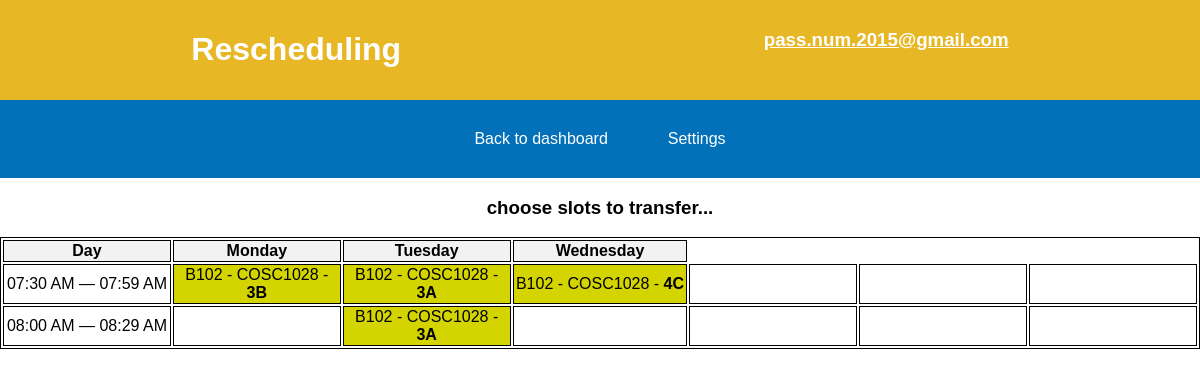
The page /room/transfer.php (signed in) on the database its author committed.
### tables this page shows
CREATE TABLE `room_schedules` (
  `id` int(11) NOT NULL AUTO_INCREMENT,
  `start` time NOT NULL,
  `end` time NOT NULL,
  `reserver` varchar(150) NOT NULL,
  `is_fixed` tinyint(1) NOT NULL,
  `day_of_week` varchar(10) DEFAULT NULL,
  `subject_code` varchar(25) DEFAULT NULL,
  `room_code` varchar(10) DEFAULT NULL,
  `teacher_first_name` varchar(150) DEFAULT NULL,
  `teacher_last_name` varchar(150) DEFAULT NULL,
  `year_section` varchar(10) DEFAULT NULL,
  PRIMARY KEY (`id`),
  KEY `fk_reserver` (`reserver`),
  KEY `fk_room_schedules_subjects` (`subject_code`),
  KEY `fk_room_schedules_room_code` (`room_code`),
  KEY `fk_teacher_first_name` (`teacher_first_name`),
  KEY `fk_teacher_last_name` (`teacher_last_name`),
  KEY `idx_room_schedules_id` (`id`),
  CONSTRAINT `fk_reserver` FOREIGN KEY (`reserver`) REFERENCES `teachers` (`email`),
  CONSTRAINT `fk_room_schedules_room_code` FOREIGN KEY (`room_code`) REFERENCES `room` (`code`),
  CONSTRAINT `fk_room_schedules_subjects` FOREIGN KEY (`subject_code`) REFERENCES `subjects` (`code`),
  CONSTRAINT `fk_teacher_first_name` FOREIGN KEY (`teacher_first_name`) REFERENCES `teachers` (`first_name`),
  CONSTRAINT `fk_teacher_last_name` FOREIGN KEY (`teacher_last_name`) REFERENCES `teachers` (`last_name`)
);

### functions.php (called while the page is built, shortened)
<?php
    function getTimeSlots($rows2) {
        $return = array();
        foreach ($rows2 as $rowVal) {
            $toConvert = $rowVal['day_of_week']. ' - '.convertTime($rowVal['start']) . ' — ' . convertTime($rowVal['end']);
            $return[] = array(
                'cell_value' => $toConvert,
                'cell_day' => $rowVal['day_of_week'],
                'cell_start_end' => convertTime($rowVal['start']) . ' — ' . convertTime($rowVal['end']),
                'cell_code' => $rowVal['subject_code'],
                'cell_room' => $rowVal['room_code'],
                'first_name' => $rowVal['teacher_first_name'],
                'last_name' => $rowVal['teacher_last_name'],
                'room_schedule_id' => $rowVal['id'],
                'year_section' => $rowVal['year_section']
            );
        }
        return $return;
    }
    function convertTime($time) {
        $formattedTime = DateTime::createFromFormat('H:i:s', $time)->format('h:i A');
        return $formattedTime;
    }
    function updateData($token, $email) {
        include 'connect_db.php';
        $query = "SELECT code, floor_level, has_projector, seat_count, 'type' FROM room;";
        $query2 = "SELECT id, year_section, start, end, reserver, is_fixed, day_of_week, subject_code, room_code, teacher_first_name, teacher_last_name FROM room_schedules WHERE reserver = ?";
        $query3 = "SELECT id, year_section, start, end, reserver, is_fixed, day_of_week, subject_code, room_code, teacher_first_name, teacher_last_name FROM room_schedules";
        $stmt2 = $connect->prepare($query2);
        $stmt3 = $connect->query($query3);
        $stmt = $connect->query($query);
        if ($stmt && $stmt2->execute([$email]) && $stmt3) {
            $_SESSION['allRoomSchedule'] = $stmt3->fetchAll(PDO::FETCH_ASSOC);
        }
    }
?>

### room/transfer.php (the view, shortened to what this page needs)
<?php
include '../functions.php';
updateData($_SESSION['token'], $_SESSION['email']);
?>
<!DOCTYPE html>
<html lang="en">
<head>
    <link rel="stylesheet" href="../styles3.css">
</head>
<body>
    <div>
        <header>
            <h1>Rescheduling</h1>
            <h3><a href="./user/setting.php"><?php echo $_SESSION['email']?></a></h3>
        </header>
        <nav class="secondary-nav" id="secondary-nav">
            <div class='nav-nav'>
                <a href="../teacher/index.php">Back to dashboard</a>
                <a href="#">Settings</a>
            </div>
        </nav>
    </div>
    <h3 id='progress-header' style='display:flex;align-self:center;'>choose slots to transfer...</h3>
    <div class="room-body">
<?php
if ($_SESSION['room'] && $_SESSION['myRoom']) {
    $rows2 = $_SESSION['myRoom'];
    $htmlContent = '';
    $days = array_unique(array_column($rows2, 'day_of_week'));
    $durations = array();
    foreach ($rows2 as $row) {
        $start = convertTime($row['start']);
        $end = convertTime($row['end']);
        $duration = "$start — $end";
        $durations[] = $duration;
    }
    $durations = array_unique($durations);
    $daysOfWeek = ['Monday', 'Tuesday', 'Wednesday', 'Thursday', 'Friday', 'Saturday'];
    foreach ($daysOfWeek as $day) {
        if (in_array($day, $days)) {
            $htmlContent .= "<th class='dayofweekheader' onclick=''>$day</th>";
        }
    }
    $ownedTimeSlots = getTimeSlots($rows2);
    foreach ($durations as $duration) {
        $rowData = '';
        $empty = '';
        foreach ($daysOfWeek as $day) {
            $value = "$day - $duration";
            $td = "<td class='owned' value='$value'>";
            $found = false;
            foreach ($ownedTimeSlots as $ownedTimeSlot) {
                foreach ($daysOfWeek as $dayweek) {
                    $cc = $ownedTimeSlot['cell_code'];
                    $rr = $ownedTimeSlot['cell_room'];
                    $cell_day = $ownedTimeSlot['cell_day'];
                    $roomSubDuration = $ownedTimeSlot['cell_start_end'];
                    $id = $ownedTimeSlot['room_schedule_id'];
                    $year_section = $ownedTimeSlot['year_section'];
                    if ($value == "$cell_day - $roomSubDuration" && $dayweek == $cell_day) {
                        $cell_id = "room-schedule-$id";
                        $td = "<td id='$cell_id' class='owned' value='$value' style='cursor:pointer;'>";
                        $td .= "<div>$rr - $cc - <b>$year_section</b></div>";
                        $found = true;
                    }
                }
            }
            $td .= "</td>";
            if ($found == true) {
                $rowData .= $td;
            } else {
                $rowData .= "<td> </td>";
            }
        }
        if ($rowData != '') {
            $htmlContent .= "<tr><td>$duration</td>";
            $htmlContent .= $rowData;
            $htmlContent .= $empty;
            $htmlContent .= "</tr>";
        }
    }
    echo "
            <form class='rs-formtable' id='rs-formtable' action='' method='post'>
                <table>
                    <tr>
                        <th>Day</th>
                        ".($htmlContent)."
                    </tr>
                </table>
            </form>
    ";
}
?>
</div>
</body>
</html>

### styles3.css (style rules this page uses)
body { font-family: Arial, sans-serif; margin: 0; padding: 0; box-sizing: border-box; }
header { display: flex; background-color: #E7B725; color: #fff; padding: 10px; justify-content: space-around; text-align: justify; flex-direction: row; }
nav, .body { display: flex; justify-content: right; background-color: #0271B9; padding: 10px; }
.nav-nav { display: flex; justify-content: right; background-color: #0271B9; padding: 10px; }
nav a, .body a { color: #fff; text-decoration: none; padding: 10px 20px; margin: 0 10px; border-radius: 5px; transition: background-color 0.3s; }
.room-body { display: flex; justify-content: center; flex-direction: column; }
.rs-formtable { display: flex; flex-direction: column; }
body { display: flex; flex-direction: column; }
table, th, td { border: 1px solid black; }
th, td { text-align: center; }
td { min-width: 85px; width: 85px; }
th { background-color: #f2f2f2; }
.owned { background-color: #d4d400; }
.secondary-nav { justify-content: space-evenly; }
header h3 a { color: #fff; }

### rows shown on the page
room_schedules: room_code "B102", subject_code "COSC1028", year_section "3B"
room_schedules: room_code "B102", subject_code "COSC1028", year_section "3A"
room_schedules: room_code "B102", subject_code "COSC1028", year_section "4C"
room_schedules: room_code "B102", subject_code "COSC1028", year_section "3A"

### other values the page prints
$_SESSION['email'] "pass.num.2015@gmail.com"
$day "Monday"
$day "Tuesday"
$day "Wednesday"
$duration "07:30 AM — 07:59 AM 08:00 AM — 08:29 AM"
